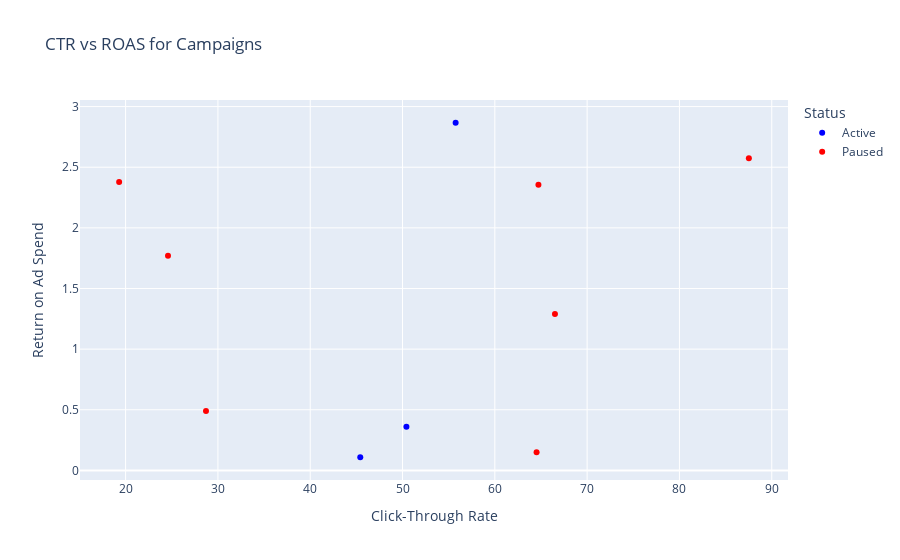

Notebook cell for this chart:
### Code cell
visualize_ctr_vs_roas(data)

### Figure 1 — Plotly figure (JSON) as saved in the notebook; plotly's stock layout.template omitted (floating-point values rounded to 4 significant figures)
{"data": [{"hovertemplate": "Status=Active<br>Click-Through Rate=%{x}<br>Return on Ad Spend=%{y}<extra></extra>", "legendgroup": "Active", "marker": {"color": "blue", "symbol": "circle"}, "mode": "markers", "name": "Active", "orientation": "v", "showlegend": true, "type": "scatter", "x": [55.75, 45.42, 50.42], "xaxis": "x", "y": [2.867, 0.1085, 0.3606], "yaxis": "y"}, {"hovertemplate": "Status=Paused<br>Click-Through Rate=%{x}<br>Return on Ad Spend=%{y}<extra></extra>", "legendgroup": "Paused", "marker": {"color": "red", "symbol": "circle"}, "mode": "markers", "name": "Paused", "orientation": "v", "showlegend": true, "type": "scatter", "x": [66.51, 28.71, 19.3, 64.72, 24.59, 64.52, 87.52], "xaxis": "x", "y": [1.289, 0.4894, 2.378, 2.355, 1.771, 0.149, 2.574], "yaxis": "y"}], "layout": {"legend": {"title": {"text": "Status"}, "tracegroupgap": 0}, "title": {"text": "CTR vs ROAS for Campaigns"}, "xaxis": {"anchor": "y", "domain": [0, 1], "title": {"text": "Click-Through Rate"}}, "yaxis": {"anchor": "x", "domain": [0, 1], "title": {"text": "Return on Ad Spend"}}}}
